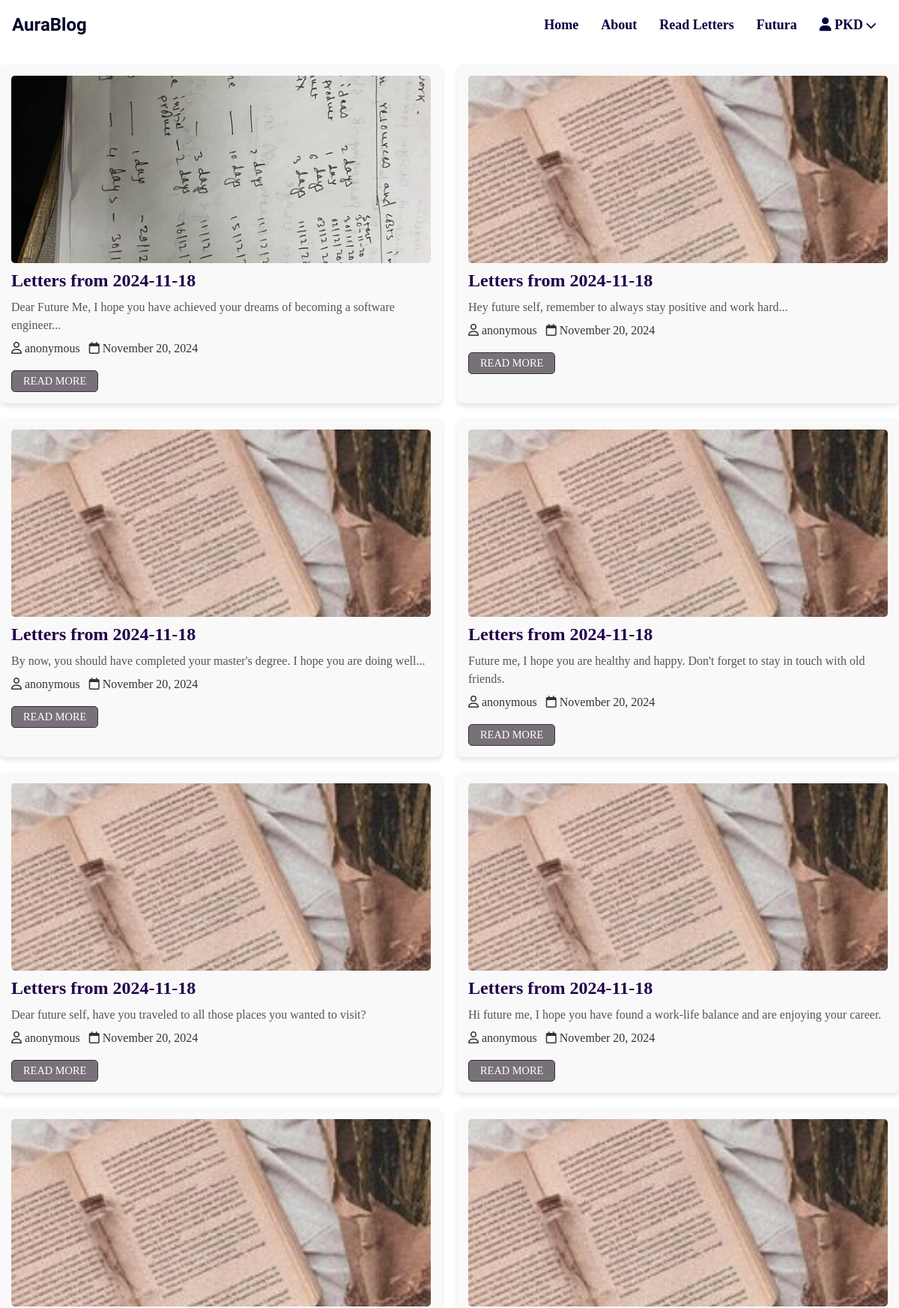
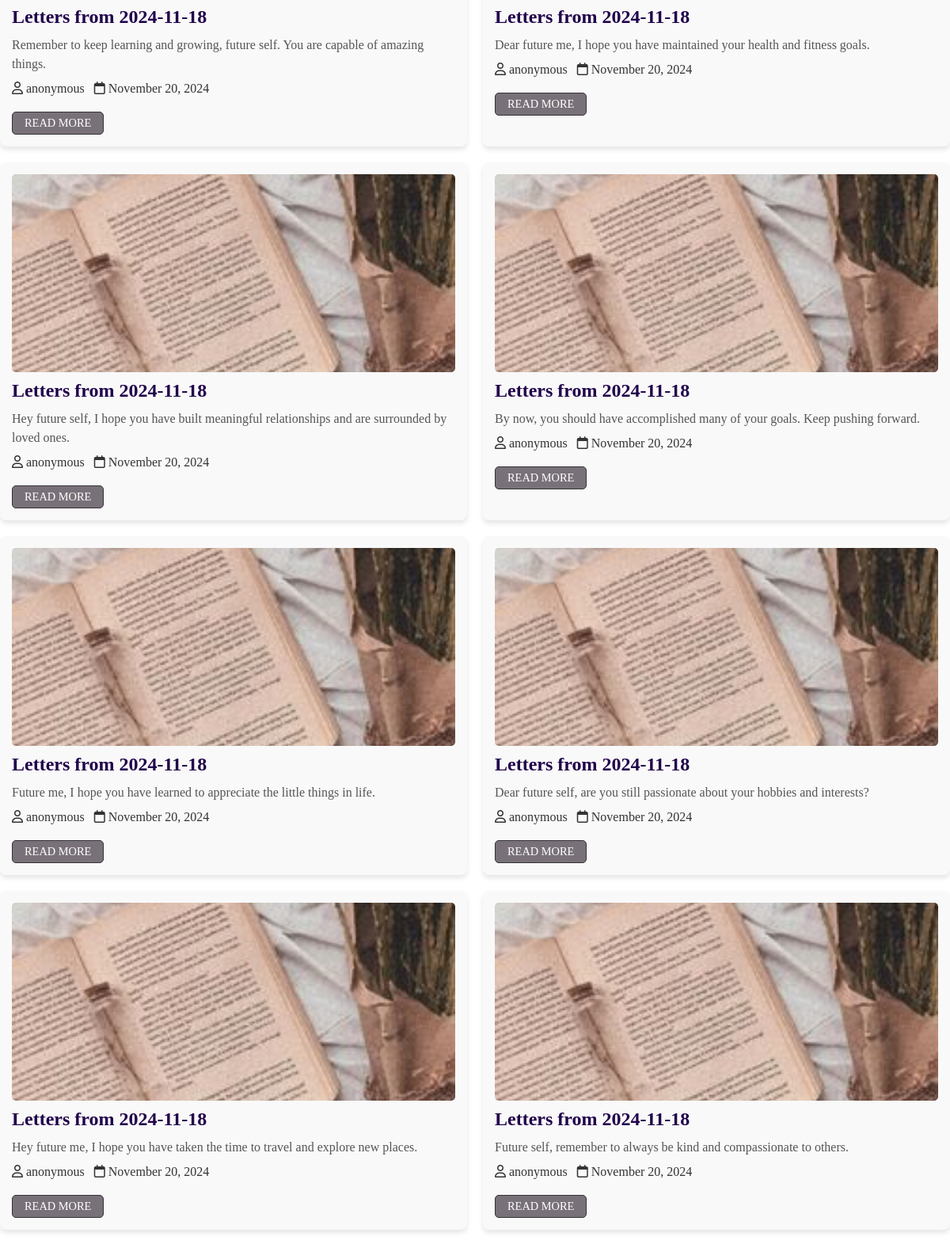
/posts/ (upper part), run on the app's committed database (2 pictures, top to bottom).
### vaultapp/models.py (models this page shows, shortened)
class PublicLetter(models.Model):
    original_letter = models.OneToOneField(
        'Letter', on_delete=models.CASCADE, related_name='public_letter'
    )
    shared_by = models.ForeignKey(User, on_delete=models.SET_NULL, null=True, blank=True)
    nickname = models.CharField(max_length=100, null=True, blank=True)
    title = models.CharField(max_length=255, null=True, blank=True)  # Blog title
    description = models.TextField(null=True, blank=True)  # Blog description/introduction
    tags = models.CharField(max_length=255, null=True, blank=True)  # Comma-separated tags
    feature_photo = models.ImageField(upload_to='public_letters/photos/', null=True, blank=True)
    shared_date = models.DateTimeField(auto_now_add=True)
    is_published = models.BooleanField(default=False)

### vaultapp/views.py (the view)
# urls.py: path('posts/', views.post_list, name='post_list'),
def post_list(request):
    posts = PublicLetter.objects.filter(is_published= False)
    return render(request, 'vaultapp/post.html', {'object_list': posts})

### vaultapp/templates/vaultapp/post.html (shortened to what this page needs)
{% extends "base.html" %}
{% load static %}
{% block content %}
<div class="post-wrapper-unique">
    {% for public_letter in object_list %}
    <div class="post-unique">
        {% if public_letter.feature_photo %}
        <img src="{{ public_letter.feature_photo.url }}" alt="Feature Photo" class="image-unique">
        {% else %}
        <img src="{% static 'vaultapp/images/5.jpg' %}" alt="Default Image" class="image-unique">
        {% endif %}
        <div class="post-info-unique">
            <h4>{{ public_letter.title }}</h4>
            <p class="my-2">{{ public_letter.description|truncatewords:50 }}</p>
            <i class="far fa-user"> </i>
            <span class="text-user">{{ public_letter.nickname }}</span>
            <i class="far fa-calendar"> </i>
            <span class="text-date">{{ public_letter.shared_date|date:"F j, Y" }}</span>
        </div>
        <div class="card-footer p-0 text-center">
            <a href="{% url 'post_detail' public_letter.id %}" class="btn btn-outline-dark btn-sm">READ MORE</a>
        </div>
    </div>
    {% endfor %}
</div>
{% endblock content %}

### vaultapp/static/vaultapp/CSS/style.css (style rules this page uses)
* { margin: 0; padding: 0; box-sizing: border-box; }
.text-user, .text-date { font-family: "Times New Roman", Times, serif; }
html, body { background: white; font-family: 'Times New Roman', Times, serif; }
h1 h2, h3, h4, h5, h6 { font-family: 'Times New Roman', Times, serif; font-weight: bolder; color: #20014a; margin: 0px; }
a { text-decoration: none; color: inherit; }
.btn { padding:.3rem 1.2rem; background:rgb(121, 113, 121); color:white !important ; border:1px solid transparent; border-radius:.25rem; }
.post-wrapper-unique { display: flex; flex-wrap: wrap; gap: 20px; justify-content: space-between; margin: 20px auto; width: 100%; max-width: 1200px; }
.post-unique { width: calc(50% - 10px); background-color: #f9f9f9; border-radius: 8px; box-shadow: 0 4px 6px rgba(0, 0, 0, 0.1); overflow: hidden; display: flex; font-family: 'Times New Roman', Times, serif; flex-direction: column; padding: 15px; justify-content: flex-start; }
.post-unique .image-unique { width: 100%; max-height: 250px; object-fit: cover; border-radius: 5px; }
.post-unique .post-info-unique { padding: 10px 0; color: #333; text-align: left; }
.post-unique .post-info-unique h4 { margin: 0 0 10px; font-size: 1.5rem; color: #20014a; text-align: left; text-decoration: none; transition: all 0.3s ease; }
.post-unique .post-info-unique p { margin-bottom: 10px; color: #555; font-size: 1rem; line-height: 1.5; max-height: 4.8rem; overflow: hidden; text-overflow: ellipsis; word-wrap: break-word; }
.post-unique .card-footer { margin-top: 10px; text-align: left; }
.post-unique .card-footer a { text-decoration: none; color: #333; border: 1px solid #333; padding: 5px 15px; font-size: 0.9rem; border-radius: 5px; transition: all 0.3s ease; display: inline-block; }

### data on the page
PublicLetter: feature_photo (picture), title "Letters from 2024-11-18", description "Dear Future Me, I hope you have achieved your dreams of becoming a software engineer...", nickname "anonymous", shared_date "November 20, 2024"
PublicLetter: title "Letters from 2024-11-18", description "Hey future self, remember to always stay positive and work hard...", nickname "anonymous", shared_date "November 20, 2024"
PublicLetter: title "Letters from 2024-11-18", description "By now, you should have completed your master's degree. I hope you are doing well...", nickname "anonymous", shared_date "November 20, 2024"
PublicLetter: title "Letters from 2024-11-18", description "Future me, I hope you are healthy and happy. Don't forget to stay in touch with old friends.", nickname "anonymous", shared_date "November 20, 2024"
PublicLetter: title "Letters from 2024-11-18", description "Dear future self, have you traveled to all those places you wanted to visit?", nickname "anonymous", shared_date "November 20, 2024"
PublicLetter: title "Letters from 2024-11-18", description "Hi future me, I hope you have found a work-life balance and are enjoying your career.", nickname "anonymous", shared_date "November 20, 2024"
PublicLetter: title "Letters from 2024-11-18", description "Remember to keep learning and growing, future self. You are capable of amazing things.", nickname "anonymous", shared_date "November 20, 2024"
PublicLetter: title "Letters from 2024-11-18", description "Dear future me, I hope you have maintained your health and fitness goals.", nickname "anonymous", shared_date "November 20, 2024"
PublicLetter: title "Letters from 2024-11-18", description "Hey future self, I hope you have built meaningful relationships and are surrounded by loved ones.", nickname "anonymous", shared_date "November 20, 2024"
PublicLetter: title "Letters from 2024-11-18", description "By now, you should have accomplished many of your goals. Keep pushing forward.", nickname "anonymous", shared_date "November 20, 2024"
PublicLetter: title "Letters from 2024-11-18", description "Future me, I hope you have learned to appreciate the little things in life.", nickname "anonymous", shared_date "November 20, 2024"
PublicLetter: title "Letters from 2024-11-18", description "Dear future self, are you still passionate about your hobbies and interests?", nickname "anonymous", shared_date "November 20, 2024"
PublicLetter: title "Letters from 2024-11-18", description "Hey future me, I hope you have taken the time to travel and explore new places.", nickname "anonymous", shared_date "November 20, 2024"
PublicLetter: title "Letters from 2024-11-18", description "Future self, remember to always be kind and compassionate to others.", nickname "anonymous", shared_date "November 20, 2024"
